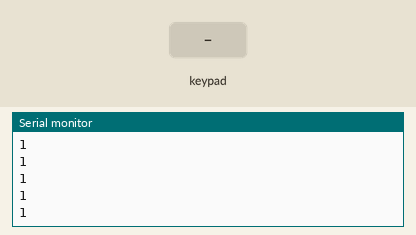
Recording of a sketch running on a simulated ESP8266 (NodeMCU). On the bench: the last lines printed to the serial monitor. Wiring (inferred from the names in the program): 4×4 keypad with keys 1 2 3 A 4 5 6 B 7 8 9 C * 0 # D: rows D1, D2, D3, D4; columns D5, D6, D7, D8. The test bench sets the inputs (shaded band).

Above: at 1.2 s.
1.3 s: key 'A' pressed
At 1.71 s:
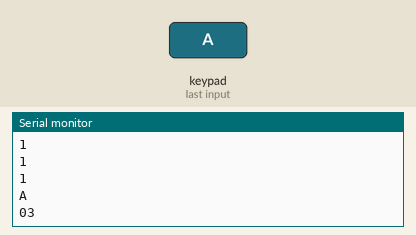
3.0 s: key 'B' pressed
At 3.21 s:
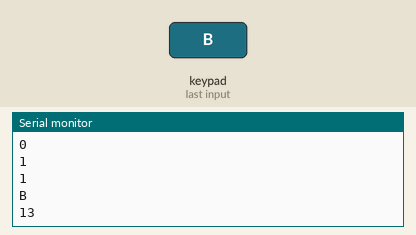
4.5 s: key 'C' pressed
At 4.71 s:
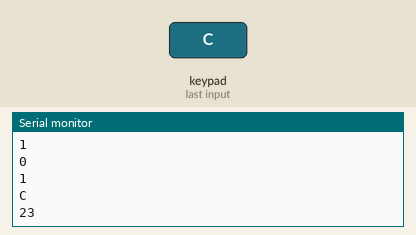
6.0 s: key '*' pressed
At 6.22 s:
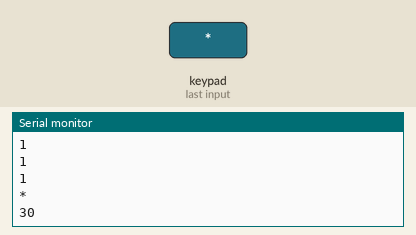
7.5 s: key '#' pressed
At 7.72 s:
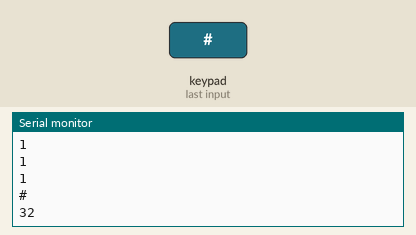
9.0 s: key 'D' pressed
At 9.22 s:
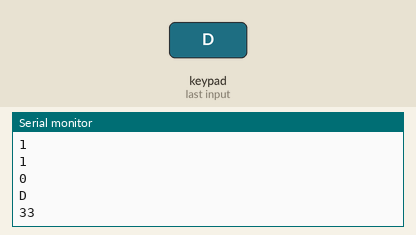
Timing chart, 0 to 11.5 s (numbered marks = the images above; inputs shaded):
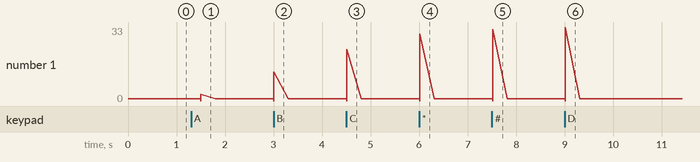

Measured:
- after the input at 1.3 s, the serial monitor: prints a new line after 0.20 s (image 1)
- after the input at 3.0 s, the serial monitor: prints a new line at once (image 2)
- after the input at 4.5 s, the serial monitor: prints a new line at once (image 3)
- after the input at 6.0 s, the serial monitor: prints a new line at once (image 4)
- after the input at 7.5 s, the serial monitor: prints a new line at once (image 5)
- after the input at 9.0 s, the serial monitor: prints a new line at once (image 6)

The sketch:

sketch_matrix_keyPad.ino
```cpp
/********************
 4x4 matrix keypad
 By Sony, Jul 19. 2018
 Connect:
  Row 1 - Digital D1
  Row 2 - Digital D2
  Row 3 - Digital D3
  Row 4 - digital D4
        --
  Col A - Digital D5
  Col B - Digital D6
  Col C - Digital D7
  Col D - Digital D8
********************/
int rowCounter = 0; // Set row counter
int columnCounter = 0; // Set column counter
//int foundCol = 0;
boolean foundRow = false;
int keyValue = 0;
int noKey = 0;
boolean readKey = false;
int debounce = 300;
const byte rows = 4; // 4 rows
const byte columns = 4; // 4 columns
byte rowfound = 4;
byte columnfound = 4;
// For Arduino Microcontroller
//byte rowPins[rows] = {9, 8, 7, 6};
//byte colPins[columns] = {5, 4, 3, 2};

// For ESP8266 Microcontroller
byte rowPins[rows] = {D1, D2, D3, D4};
byte colPins[columns] = {D5, D6, D7, D8};

// For ESP32 Microcontroller
//byte rowPins[rows] = {23, 22, 3, 21};
//byte colPins[columns] = {19, 18, 5, 17};

char keys[rows][columns] =
{
 {'1', '2', '3', 'A'},
 {'4', '5', '6', 'B'},
 {'7', '8', '9', 'C'},
 {'*', '0', '#', 'D'},
};
void setup() {
  for (byte r=0; r<rows; r++) {
    pinMode(rowPins[r],INPUT_PULLUP);
    //pinMode(rowPins[r],OUTPUT);
  }
  for (byte c=0; c<columns; c++) {
    pinMode(colPins[c],OUTPUT);
    //pinMode(colPins[c],INPUT_PULLUP);
  }
  Serial.begin(115200);
}
void keyPad(){
  if(noKey == 16){
    readKey = true;
  }
  noKey = 0;
  for(columnCounter = 0; columnCounter < columns ; columnCounter++){
    scanColumn();
    for(rowCounter = 0; rowCounter < rows; rowCounter++){
      readRow();
      if(foundRow == true){
        keyValue = columnCounter + 4*rowCounter;
        rowfound = rowCounter;
        columnfound = columnCounter;
      }
    }
  }
  if(readKey == true && noKey == 15){
    Serial.println(keys[rowfound][columnfound]);// debug
    Serial.print(rowfound);// debug
    Serial.println(columnfound);// debug
  }
  readKey = false;//reset readKey
  delay(debounce);//debounce
}
void scanColumn(){
    for (byte c=0; c<columns; c++) {
      digitalWrite(colPins[c], HIGH);//set all rows High
    }
  digitalWrite(colPins[columnCounter], LOW);
}
void readRow(){
  foundRow = digitalRead(rowPins[rowCounter]);// wrong varailable
  Serial.println(foundRow);
  if(foundRow == false){
    foundRow = true;
  }else{
    foundRow = false;
    noKey = noKey + 1;
  }
}
void loop() {
  // put your main code here, to run repeatedly:
  keyPad();
}
```
